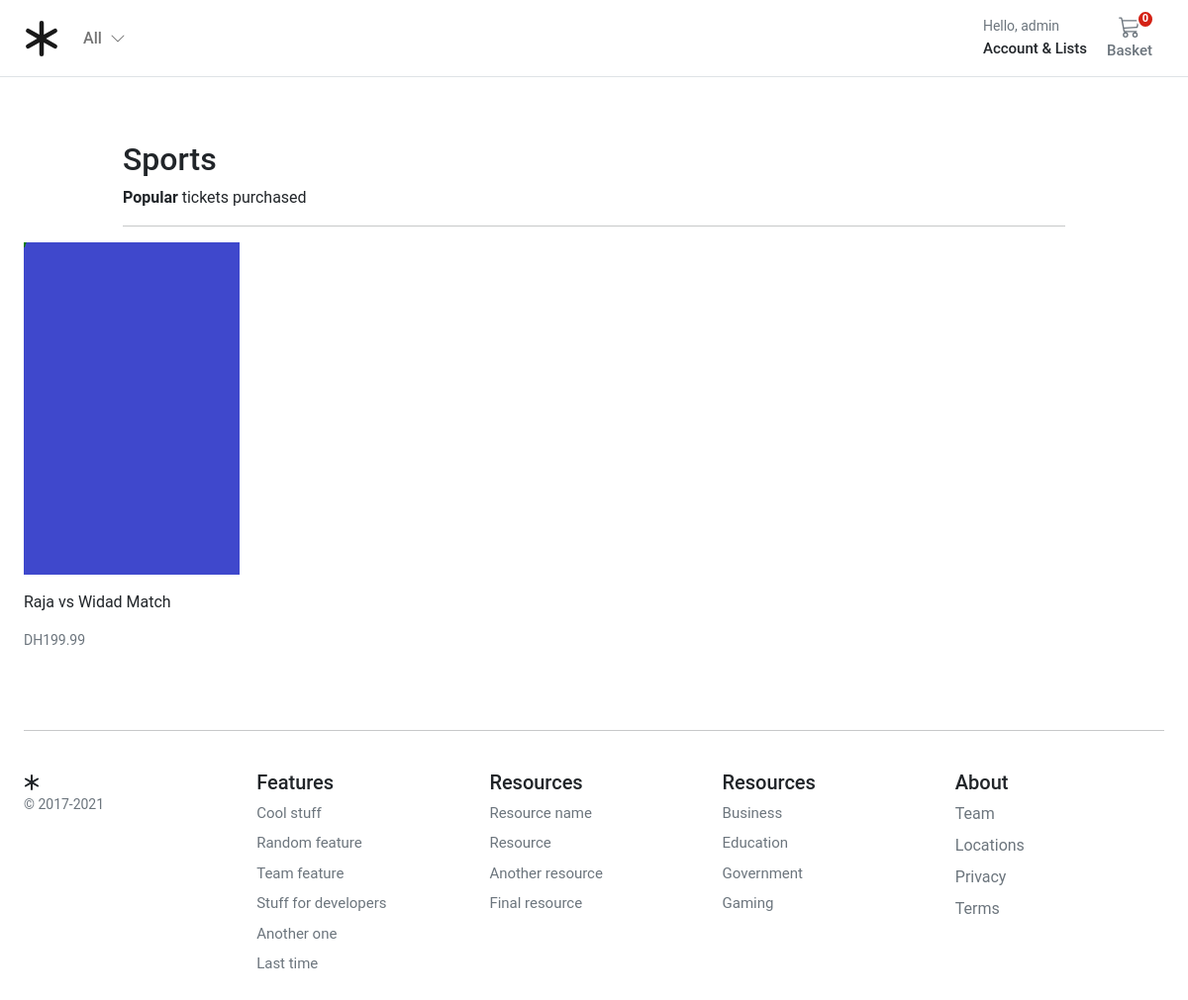
Screenshot of /shop/Sports/ (signed in) with the database file from the repository.
### account/models.py (models this page shows, shortened)
class Customer(AbstractBaseUser, PermissionsMixin):
    email = models.EmailField(_('email address'), unique=True)
    name = models.CharField(max_length=150)
    mobile = models.CharField(max_length=20, blank=True)
    is_active = models.BooleanField(default=False)
    is_staff = models.BooleanField(default=False)
    created = models.DateTimeField(auto_now_add=True)
    updated = models.DateTimeField(auto_now=True)
    objects = CustomAccountManager()
    USERNAME_FIELD = 'email'
    REQUIRED_FIELDS = ['name']
    class Meta:
        verbose_name = "Accounts"
        verbose_name_plural = "Accounts"

### store/models.py (models this page shows, shortened)
class Category(MPTTModel):
    name = models.CharField(
        verbose_name=_("Category Name"),
        help_text=_("Required and unique"),
        max_length=255,
        unique=True,
    )
    slug = models.SlugField(verbose_name=_("Category safe URL"), max_length=255, unique=True)
    parent = TreeForeignKey("self", on_delete=models.CASCADE, null=True, blank=True, related_name="children")
    is_active = models.BooleanField(default=True)
    class MPTTMeta:
        order_insertion_by = ["name"]
    class Meta:
        verbose_name = _("Category")
        verbose_name_plural = _("Categories")
    def get_absolute_url(self):
        return reverse("store:category_list", args=[self.slug])

class TicketImage(models.Model):
    ticket = models.ForeignKey(Ticket, on_delete=models.CASCADE, related_name="ticket_image")
    image = models.ImageField(
        verbose_name=_("image"),
        help_text=_("Upload a ticket image"),
        upload_to="images/",
        default="images/default.png",
    )
    alt_text = models.CharField(
        verbose_name=_("Alturnative text"),
        help_text=_("Please add alturnative text"),
        max_length=255,
        null=True,
        blank=True,
    )
    is_feature = models.BooleanField(default=False)
    created_at = models.DateTimeField(auto_now_add=True, editable=False)
    updated_at = models.DateTimeField(auto_now=True)
    class Meta:
        verbose_name = _("Ticket Image")
        verbose_name_plural = _("Ticket Images")

class Ticket(models.Model):
    ticket_type = models.ForeignKey(TicketType, on_delete=models.RESTRICT)
    category = models.ForeignKey(Category, on_delete=models.RESTRICT)
    title = models.CharField(
        verbose_name=_("title"),
        help_text=_("Required"),
        max_length=255,
    )
    description = models.TextField(verbose_name=_("description"), help_text=_("Not Required"), blank=True)
    slug = models.SlugField(max_length=255)
    regular_price = models.DecimalField(
        verbose_name=_("Regular price"),
        help_text=_("Maximum 9999.99"),
        error_messages={
            "name": {
                "max_length": _("The price must be between 0 and 9999.99."),
            },
        },
        max_digits=6,
        decimal_places=2,
    )
    discount_price = models.DecimalField(
        verbose_name=_("Discount price"),
        help_text=_("Maximum 9999.99"),
        error_messages={
            "name": {
                "max_length": _("The price must be between 0 and 9999.99."),
            },
        },
        max_digits=6,
        decimal_places=2,
    )
    is_active = models.BooleanField(
        verbose_name=_("Ticket visibility"),
        help_text=_("Change ticket visibility"),
        default=True,
    )
    created_at = models.DateTimeField(_("Created at"), auto_now_add=True, editable=False)
    updated_at = models.DateTimeField(_("Updated at"), auto_now=True)
    users_wishlist = models.ManyToManyField(settings.AUTH_USER_MODEL, related_name="user_wishlist", blank=True)
    class Meta:
        ordering = ("-created_at",)
        verbose_name = _("Ticket")
        verbose_name_plural = _("Tickets")
    def get_absolute_url(self):
        return reverse("store:ticket_detail", args=[self.slug])

### store/views.py (the view)
# urls.py: path('shop/<slug:category_slug>/', views.category_list, name='category_list'),
def category_list(request, category_slug=None):
    category = get_object_or_404(Category, slug=category_slug)
    tickets = Ticket.objects.filter(
        category__in=Category.objects.get(name=category_slug).get_descendants(include_self=True)
    )
    return render(request, "store/category.html", {"category": category, "tickets": tickets})

### basket/basket.py (called while the page is built)
    def __len__(self):
        return sum(item["qty"] for item in self.basket.values())

### basket/context_processors.py (called while the page is built)
def basket(request):
    return {'basket': Basket(request)}

### store/context_processors.py (called while the page is built)
def categories(request):
    return {"categories": Category.objects.filter(level=0)}

### templates/store/category.html (shortened to what this page needs)
{% extends "../base.html" %}
{% block content %}
<div class="container" style="max-width: 1000px">
  <div class="col-12">
    <h1 class="h2">{{ category.name|title }}</h1>
  </div>
  <div class="col-12 d-flex justify-content-between">
    <div><b>Popular</b> tickets purchased</div>
  </div>
  <hr />
</div>
<div class="container">
  <div class="row">
    <div class="album">
      {% if not tickets %}
      <div class="col-12">There are currently no tickets active <a href="{% url 'store:store_home' %}">Home</a></div>
      {% else %}
      <div class="row row-cols-1 row-cols-sm-2 row-cols-md-5 g-3">
        {% for ticket in tickets %}
        <div class="col">
          <div class="card border-0">
            {% for image in ticket.ticket_image.all %}
            {% if image.is_feature%}
            <img class="img-fluid" alt="Responsive image" src="{{ image.image.url }}" alt="{{ image.image.alt_text }}">
            {% endif %}
            {% endfor %}
            <div class="card-body px-0">
              <p class="card-text">
                <a class="text-dark text-decoration-none" href="{{ ticket.get_absolute_url }}">{{ ticket.title }}</a>
              </p>
              <div class="d-flex justify-content-between align-items-center">
                <small class="text-muted">DH{{ticket.regular_price}}</small>
              </div>
            </div>
          </div>
        </div>
        {% endfor %}
      </div>
      {% endif %}
    </div>
  </div>
</div>
{% endblock %}

### templates/base.html (shortened to what this page needs)
{% load static %}
<!DOCTYPE html>
<html>
<head>
  <link href="https://cdn.jsdelivr.net/npm/bootstrap@5.0.0-beta1/dist/css/bootstrap.min.css" rel="stylesheet"
>
  <link rel="stylesheet" href="{% static 'core/css/base.css' %}">
  <link rel="stylesheet" href="{% block stylesheet %}{% endblock %}">
</head>
<body>
  <header class="pb-3">
    <nav class="navbar navbar-expand-md navbar-light bg-white border-bottom">
      <div class="container-fluid px-md-4">
        <div class="d-flex w-100 navbar-collapse">
          <a class="navbar-brand d-flex-inline" href="/">
          </a>
          <ul class="navbar-nav me-auto mb-2 mb-md-0">
            <li class="nav-item dropdown">
              <a class="nav-link dropdown-toggle d-none d-md-block fw500" href="#" id="navbarDropdown" role="button"
                data-bs-toggle="dropdown" aria-expanded="false">
                All
                <i class="ps-1"><svg xmlns="http://www.w3.org/2000/svg" width="16" height="16" fill="currentColor"
                    class="bi bi-chevron-down" viewBox="0 0 16 16">
                    <path fill-rule="evenodd"
                      d="M1.646 4.646a.5.5 0 0 1 .708 0L8 10.293l5.646-5.647a.5.5 0 0 1 .708.708l-6 6a.5.5 0 0 1-.708 0l-6-6a.5.5 0 0 1 0-.708z" />
                  </svg></i>
              </a>
            </li>
          </ul>
          <div>
            <div class="collapse navbar-collapse" id="navbarSupportedContent2">
              <ul class="navbar-nav me-auto mb-2 mb-lg-0">
                <li class="nav-item dropdown">
                  <a class="nav-link dropdown-toggle text-reset" href="#" id="navbarDropdown" role="button"
                    data-bs-toggle="dropdown" aria-expanded="false">
                    <div class="small text-muted">Hello,
                      {% if user.is_authenticated %}
                        {{ request.user.name }}
                      {% else %}
                      Login
                      {% endif %}
                    </div>
                    <span class="fs15 fw500">Account &amp; Lists
                    </span>
                  </a>
                </li>
              </ul>
            </div>
          </div>
          <a type="button" role="button" href="{% url "basket:basket_summary" %}"
            class="btn btn-outline-secondary border-0 basket-btn">
            {% with total_qty=basket|length %}
            <div id="basket-qty" class="basket-qty">
              {% if total_qty > 0 %}
              {{ total_qty }}
              {% else %}
              0
              {% endif %}
            </div>
            {% endwith %}
            <div>
            </div>
            <span class="fs15 fw500">Basket</span>
          </a>
        </div>
      </div>
    </nav>
  </header>
  <main class="pt-5">
    <div id="content">{% block content %} {% endblock %}</div>
  </main>
  <footer class="container py-5 footer">
    <hr>
    <div class="row pt-4">
      <div class="col-12 col-md">
        <small class="d-block mb-3 text-muted">&copy; 2017-2021</small>
      </div>
      <div class="col-6 col-md fs15">
        <h5>Features</h5>
        <ul class="list-unstyled">
          <li><a class="link-secondary text-decoration-none" href="#">Cool stuff</a></li>
          <li><a class="link-secondary text-decoration-none" href="#">Random feature</a></li>
          <li><a class="link-secondary text-decoration-none" href="#">Team feature</a></li>
          <li><a class="link-secondary text-decoration-none" href="#">Stuff for developers</a></li>
          <li><a class="link-secondary text-decoration-none" href="#">Another one</a></li>
          <li><a class="link-secondary text-decoration-none" href="#">Last time</a></li>
        </ul>
      </div>
      <div class="col-6 col-md fs15">
        <h5>Resources</h5>
        <ul class="list-unstyled">
          <li><a class="link-secondary text-decoration-none" href="#">Resource name</a></li>
          <li><a class="link-secondary text-decoration-none" href="#">Resource</a></li>
          <li><a class="link-secondary text-decoration-none" href="#">Another resource</a></li>
          <li><a class="link-secondary text-decoration-none" href="#">Final resource</a></li>
        </ul>
      </div>
      <div class="col-6 col-md fs15">
        <h5>Resources</h5>
        <ul class="list-unstyled">
          <li><a class="link-secondary text-decoration-none" href="#">Business</a></li>
          <li><a class="link-secondary text-decoration-none" href="#">Education</a></li>
          <li><a class="link-secondary text-decoration-none" href="#">Government</a></li>
          <li><a class="link-secondary text-decoration-none" href="#">Gaming</a></li>
        </ul>
      </div>
      <div class="col-6 col-md">
        <h5>About</h5>
        <ul class="list-unstyled">
          <li><a class="link-secondary text-decoration-none" href="#">Team</a></li>
          <li><a class="link-secondary text-decoration-none" href="#">Locations</a></li>
          <li><a class="link-secondary text-decoration-none" href="#">Privacy</a></li>
          <li><a class="link-secondary text-decoration-none" href="#">Terms</a></li>
        </ul>
      </div>
    </div>
  </footer>
</body>
</html>

### static/core/css/base.css (style rules this page uses)
@media (min-width: 1000px) { .container { max-width: 1000px; } }
@media (max-width: 1200px) { .container { max-width: 100%; padding:0 24px; } }
.dropdown-toggle::after { display: none; }
html, body, p, div { letter-spacing: -0.02px; font-family: 'Roboto', sans-serif; }
.fs15 { font-size: 0.9375rem; }
.fw500 { font-weight: 500; }
.basket-qty { color: #fff; background: #d42114; border: 2px solid #fff; border-radius: 50%; text-align: center; font-size: 11px; height: 15px; width: 14px; position: absolute; box-sizing: content-box; font-weight: 600; display: flex; justify-content: center; align-items: center; top: 1px; right: 10px; }
.basket-btn { position: relative; }
.footer > div > div > ul > li { padding-bottom:8px; }

### rows the page displays
Customer: user.name "admin"
Category: name "Sports"
Ticket: title "Raja vs Widad Match", regular_price "199.99"
TicketImage: image (placeholder picture)
